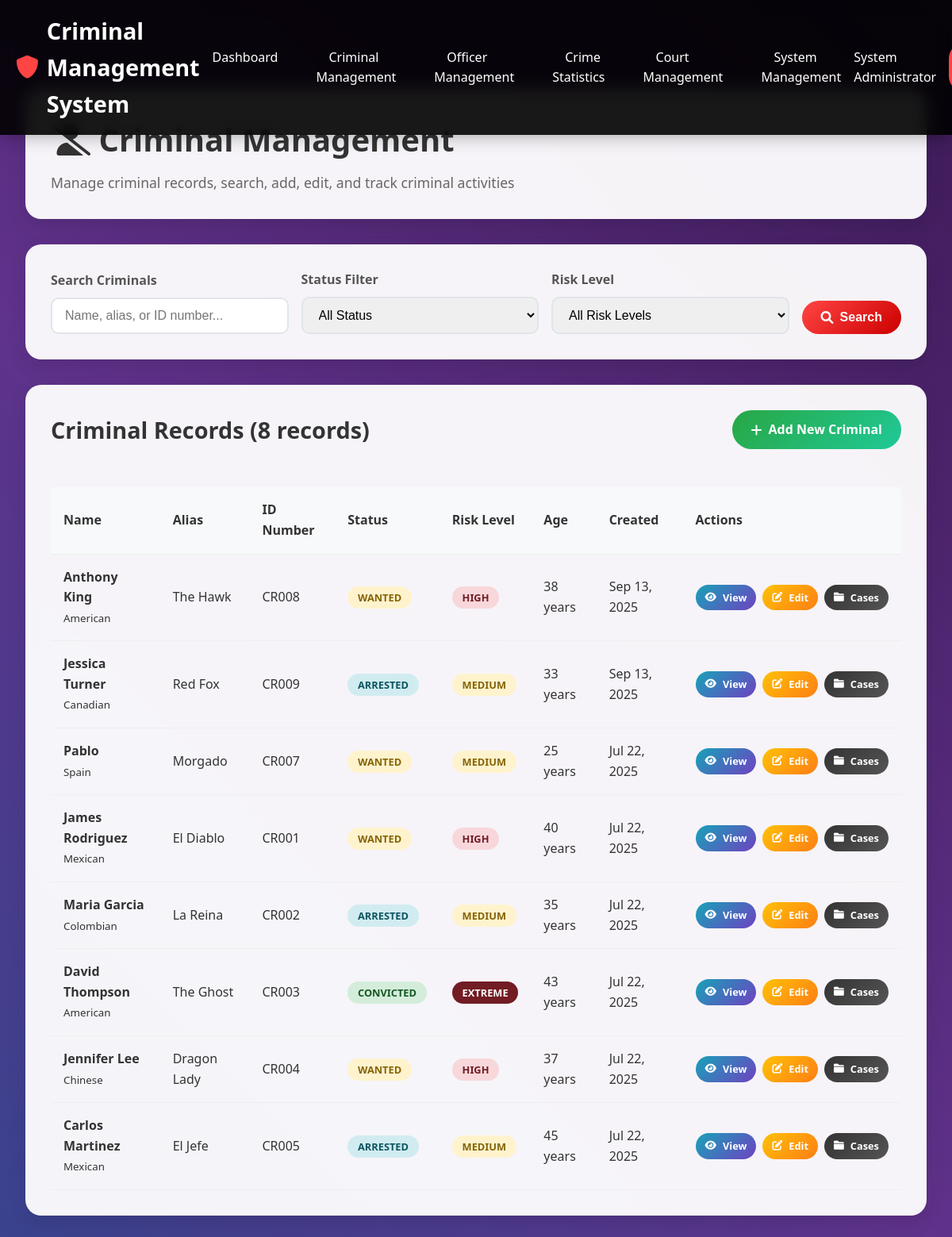
The app's page /modules/criminals/criminal_management.php (signed in) with its own data.
### tables this page shows
CREATE TABLE `criminals` (
  `id` int(11) NOT NULL,
  `fullname` varchar(100) NOT NULL,
  `alias` varchar(100) DEFAULT NULL,
  `date_of_birth` date NOT NULL,
  `gender` enum('male','female','other') NOT NULL,
  `nationality` varchar(50) DEFAULT NULL,
  `identification_number` varchar(50) NOT NULL,
  `address` text DEFAULT NULL,
  `phone` varchar(20) DEFAULT NULL,
  `email` varchar(100) DEFAULT NULL,
  `height` decimal(5,2) DEFAULT NULL,
  `weight` decimal(5,2) DEFAULT NULL,
  `eye_color` varchar(20) DEFAULT NULL,
  `hair_color` varchar(20) DEFAULT NULL,
  `distinguishing_marks` text DEFAULT NULL,
  `photo` varchar(255) DEFAULT NULL,
  `fingerprint_data` text DEFAULT NULL,
  `dna_sample` varchar(255) DEFAULT NULL,
  `status` enum('wanted','arrested','convicted','released','deceased') DEFAULT 'wanted',
  `risk_level` enum('low','medium','high','extreme') DEFAULT 'medium',
  `created_by` int(11) NOT NULL,
  `created_at` timestamp NOT NULL DEFAULT current_timestamp(),
  `updated_at` timestamp NOT NULL DEFAULT current_timestamp() ON UPDATE current_timestamp()
);

### modules/criminals/criminal_management.php (the view, shortened to what this page needs)
<?php
$servername = "localhost";
$username = "root";
$password = "";
$dbname = "criminal_management";
try {
    $conn = new PDO("mysql:host=$servername;dbname=$dbname", $username, $password);
    $conn->setAttribute(PDO::ATTR_ERRMODE, PDO::ERRMODE_EXCEPTION);
} catch(PDOException $e) {
    die("Connection failed: " . $e->getMessage());
}
$search = isset($_GET['search']) ? trim($_GET['search']) : '';
$where_conditions = [];
$params = [];
$where_clause = !empty($where_conditions) ? 'WHERE ' . implode(' AND ', $where_conditions) : '';
$sql = "SELECT * FROM criminals $where_clause ORDER BY created_at DESC";
$stmt = $conn->prepare($sql);
$stmt->execute($params);
$criminals = $stmt->fetchAll(PDO::FETCH_ASSOC);
?>
<!DOCTYPE html>
<html lang="en">
<head>
    <link href="https://cdnjs.cloudflare.com/ajax/libs/font-awesome/6.0.0/css/all.min.css" rel="stylesheet">
</head>
<body>
    <div class="background-container">
    </div>
    <nav class="navbar">
        <div class="nav-content">
            <a href="dashboard.php" class="logo">
                <i class="fas fa-shield-alt"></i>
                Criminal Management System
            </a>
            <ul class="nav-links">
                <li><a href="dashboard.php">Dashboard</a></li>
                <li><a href="criminal_management.php">Criminal Management</a></li>
                <li><a href="officer_management.php">Officer Management</a></li>
                <li><a href="crime_statistics.php">Crime Statistics</a></li>
                <li><a href="court_management.php">Court Management</a></li>
                <li><a href="system_management.php">System Management</a></li>
            </ul>
            <div class="user-info">
                <span><?php echo htmlspecialchars($_SESSION['fullname']); ?></span>
                <a href="logout.php" class="logout-btn">
                </a>
            </div>
        </div>
    </nav>
    <div class="main-content">
        <div class="page-header fade-in-up">
            <h1><i class="fas fa-user-slash"></i> Criminal Management</h1>
            <p>Manage criminal records, search, add, edit, and track criminal activities</p>
        </div>
        <div class="search-section fade-in-up">
            <form method="GET" class="search-form">
                <div class="form-group">
                    <label for="search">Search Criminals</label>
                    <input type="text" id="search" name="search" value="<?php echo htmlspecialchars($search); ?>" placeholder="Name, alias, or ID number...">
                </div>
                <div class="form-group">
                    <label for="status">Status Filter</label>
                    <select id="status" name="status">
                        <option value="">All Status</option>
                    </select>
                </div>
                <div class="form-group">
                    <label for="risk_level">Risk Level</label>
                    <select id="risk_level" name="risk_level">
                        <option value="">All Risk Levels</option>
                    </select>
                </div>
                <div class="form-group">
                    <button type="submit" class="btn btn-primary">
                        <i class="fas fa-search"></i> Search
                    </button>
                </div>
            </form>
        </div>
        <div class="criminals-section fade-in-up">
            <div class="section-header">
                <h2>Criminal Records (<?php echo count($criminals); ?> records)</h2>
                <a href="add_criminal.php" class="btn btn-success">
                    <i class="fas fa-plus"></i> Add New Criminal
                </a>
            </div>
            <div class="table-container">
                <table class="criminals-table">
                    <thead>
                        <tr>
                            <th>Name</th>
                            <th>Alias</th>
                            <th>ID Number</th>
                            <th>Status</th>
                            <th>Risk Level</th>
                            <th>Age</th>
                            <th>Created</th>
                            <th>Actions</th>
                        </tr>
                    </thead>
                    <tbody>
                        <?php if (count($criminals) > 0): ?>
                            <?php foreach ($criminals as $criminal): ?>
                                <tr>
                                    <td>
                                        <strong><?php echo htmlspecialchars($criminal['fullname']); ?></strong>
                                        <br>
                                        <small><?php echo htmlspecialchars($criminal['nationality'] ?? 'N/A'); ?></small>
                                    </td>
                                    <td><?php echo htmlspecialchars($criminal['alias'] ?? 'N/A'); ?></td>
                                    <td><?php echo htmlspecialchars($criminal['identification_number']); ?></td>
                                    <td>
                                        <span class="status-badge status-<?php echo $criminal['status']; ?>">
                                            <?php echo ucfirst($criminal['status']); ?>
                                        </span>
                                    </td>
                                    <td>
                                        <span class="risk-badge risk-<?php echo $criminal['risk_level']; ?>">
                                            <?php echo ucfirst($criminal['risk_level']); ?>
                                        </span>
                                    </td>
                                    <td>
                                        <?php
                                        if ($criminal['date_of_birth']) {
                                            $dob = new DateTime($criminal['date_of_birth']);
                                            $now = new DateTime();
                                            $age = $now->diff($dob)->y;
                                            echo $age . ' years';
                                        } else {
                                            echo 'N/A';
                                        }
                                        ?>
                                    </td>
                                    <td><?php echo date('M j, Y', strtotime($criminal['created_at'])); ?></td>
                                    <td>
                                        <div class="action-buttons">
                                            <a href="view_criminal.php?id=<?php echo $criminal['id']; ?>" class="btn btn-info btn-sm">
                                                <i class="fas fa-eye"></i> View
                                            </a>
                                            <a href="edit_criminal.php?id=<?php echo $criminal['id']; ?>" class="btn btn-warning btn-sm">
                                                <i class="fas fa-edit"></i> Edit
                                            </a>
                                            <a href="criminal_cases.php?id=<?php echo $criminal['id']; ?>" class="btn btn-secondary btn-sm">
                                                <i class="fas fa-folder"></i> Cases
                                            </a>
                                        </div>
                                    </td>
                                </tr>
                            <?php endforeach; ?>
                        <?php endif; ?>
                    </tbody>
                </table>
            </div>
        </div>
    </div>
</body>
</html>

### modules/criminals/criminal_management.php (style rules this page uses)
* { margin: 0; padding: 0; box-sizing: border-box; }
body { font-family: 'Segoe UI', Tahoma, Geneva, Verdana, sans-serif; line-height: 1.6; color: #333; background: #f4f6f9; }
.background-container { position: fixed; top: 0; left: 0; width: 100%; height: 100%; z-index: -1; overflow: hidden; }
.navbar { background: rgba(0, 0, 0, 0.9); backdrop-filter: blur(10px); padding: 1rem 0; position: fixed; width: 100%; top: 0; z-index: 1000; box-shadow: 0 2px 20px rgba(0, 0, 0, 0.3); }
.nav-content { display: flex; justify-content: space-between; align-items: center; max-width: 1400px; margin: 0 auto; padding: 0 20px; }
.logo { font-size: 1.8rem; font-weight: bold; color: #fff; text-decoration: none; display: flex; align-items: center; gap: 10px; }
.logo i { color: #ff4444; }
.nav-links { display: flex; list-style: none; gap: 2rem; }
.nav-links a { text-decoration: none; color: #fff; font-weight: 500; transition: color 0.3s ease; padding: 8px 16px; border-radius: 20px; }
.user-info { display: flex; align-items: center; gap: 1rem; color: white; }
.logout-btn { background: #ff4444; color: white; padding: 8px 16px; border: none; border-radius: 20px; text-decoration: none; font-size: 0.9rem; transition: all 0.3s ease; }
.main-content { margin-top: 80px; padding: 2rem; max-width: 1400px; margin-left: auto; margin-right: auto; }
.page-header { background: rgba(255, 255, 255, 0.95); backdrop-filter: blur(10px); border-radius: 20px; padding: 2rem; margin-bottom: 2rem; box-shadow: 0 10px 25px rgba(0, 0, 0, 0.1); }
.page-header h1 { font-size: 2.5rem; color: #333; margin-bottom: 0.5rem; }
.page-header p { color: #666; font-size: 1.1rem; }
.search-section { background: rgba(255, 255, 255, 0.95); backdrop-filter: blur(10px); border-radius: 20px; padding: 2rem; margin-bottom: 2rem; box-shadow: 0 10px 25px rgba(0, 0, 0, 0.1); }
.search-form { display: grid; grid-template-columns: 1fr 1fr 1fr auto; gap: 1rem; align-items: end; }
.form-group { margin-bottom: 0; }
.form-group label { display: block; margin-bottom: 0.5rem; font-weight: 600; color: #555; }
.form-group input, .form-group select { width: 100%; padding: 12px 16px; border: 2px solid #e1e5e9; border-radius: 10px; font-size: 1rem; transition: border-color 0.3s ease; }
.btn { padding: 12px 24px; border: none; border-radius: 50px; font-size: 1rem; font-weight: 600; cursor: pointer; transition: all 0.3s ease; text-decoration: none; display: inline-flex; align-items: center; gap: 0.5rem; }
.btn-primary { background: linear-gradient(135deg, #ff4444 0%, #cc0000 100%); color: white; }
.btn-success { background: linear-gradient(135deg, #28a745 0%, #20c997 100%); color: white; }
.btn-secondary { background: linear-gradient(135deg, #333 0%, #555 100%); color: white; }
.criminals-section { background: rgba(255, 255, 255, 0.95); backdrop-filter: blur(10px); border-radius: 20px; padding: 2rem; box-shadow: 0 10px 25px rgba(0, 0, 0, 0.1); }
.section-header { display: flex; justify-content: space-between; align-items: center; margin-bottom: 2rem; }
.section-header h2 { font-size: 1.8rem; color: #333; }
.table-container { overflow-x: auto; }
.criminals-table { width: 100%; border-collapse: collapse; margin-top: 1rem; }
.criminals-table th, .criminals-table td { padding: 1rem; text-align: left; border-bottom: 1px solid #eee; }
.criminals-table th { background: #f8f9fa; font-weight: 600; color: #333; }
.status-badge { padding: 0.3rem 0.8rem; border-radius: 20px; font-size: 0.8rem; font-weight: 600; text-transform: uppercase; }
.status-wanted { background: #fff3cd; color: #856404; }
.status-arrested { background: #d1ecf1; color: #0c5460; }
.status-convicted { background: #d4edda; color: #155724; }
.risk-badge { padding: 0.3rem 0.8rem; border-radius: 20px; font-size: 0.8rem; font-weight: 600; text-transform: uppercase; }
.risk-medium { background: #fff3cd; color: #856404; }
.risk-high { background: #f8d7da; color: #721c24; }
.risk-extreme { background: #721c24; color: #fff; }
.action-buttons { display: flex; gap: 0.5rem; }
.btn-sm { padding: 6px 12px; font-size: 0.8rem; }
.btn-info { background: linear-gradient(135deg, #17a2b8 0%, #6f42c1 100%); color: white; }
.btn-warning { background: linear-gradient(135deg, #ffc107 0%, #fd7e14 100%); color: white; }
.fade-in-up { animation: fadeInUp 0.6s ease-out; }

### records on screen
criminals: fullname "Anthony King", nationality "American", alias "The Hawk", identification_number "CR008", status "WANTED", risk_level "HIGH", created_at "Sep 13, 2025"
criminals: fullname "Jessica Turner", nationality "Canadian", alias "Red Fox", identification_number "CR009", status "ARRESTED", risk_level "MEDIUM", created_at "Sep 13, 2025"
criminals: fullname "Pablo", nationality "Spain", alias "Morgado", identification_number "CR007", status "WANTED", risk_level "MEDIUM", created_at "Jul 22, 2025"
criminals: fullname "James Rodriguez", nationality "Mexican", alias "El Diablo", identification_number "CR001", status "WANTED", risk_level "HIGH", created_at "Jul 22, 2025"
criminals: fullname "Maria Garcia", nationality "Colombian", alias "La Reina", identification_number "CR002", status "ARRESTED", risk_level "MEDIUM", created_at "Jul 22, 2025"
criminals: fullname "David Thompson", nationality "American", alias "The Ghost", identification_number "CR003", status "CONVICTED", risk_level "EXTREME", created_at "Jul 22, 2025"
criminals: fullname "Jennifer Lee", nationality "Chinese", alias "Dragon Lady", identification_number "CR004", status "WANTED", risk_level "HIGH", created_at "Jul 22, 2025"
criminals: fullname "Carlos Martinez", nationality "Mexican", alias "El Jefe", identification_number "CR005", status "ARRESTED", risk_level "MEDIUM", created_at "Jul 22, 2025"

### other values on screen
$_SESSION['fullname'] "System Administrator"
count($criminals) "8"
